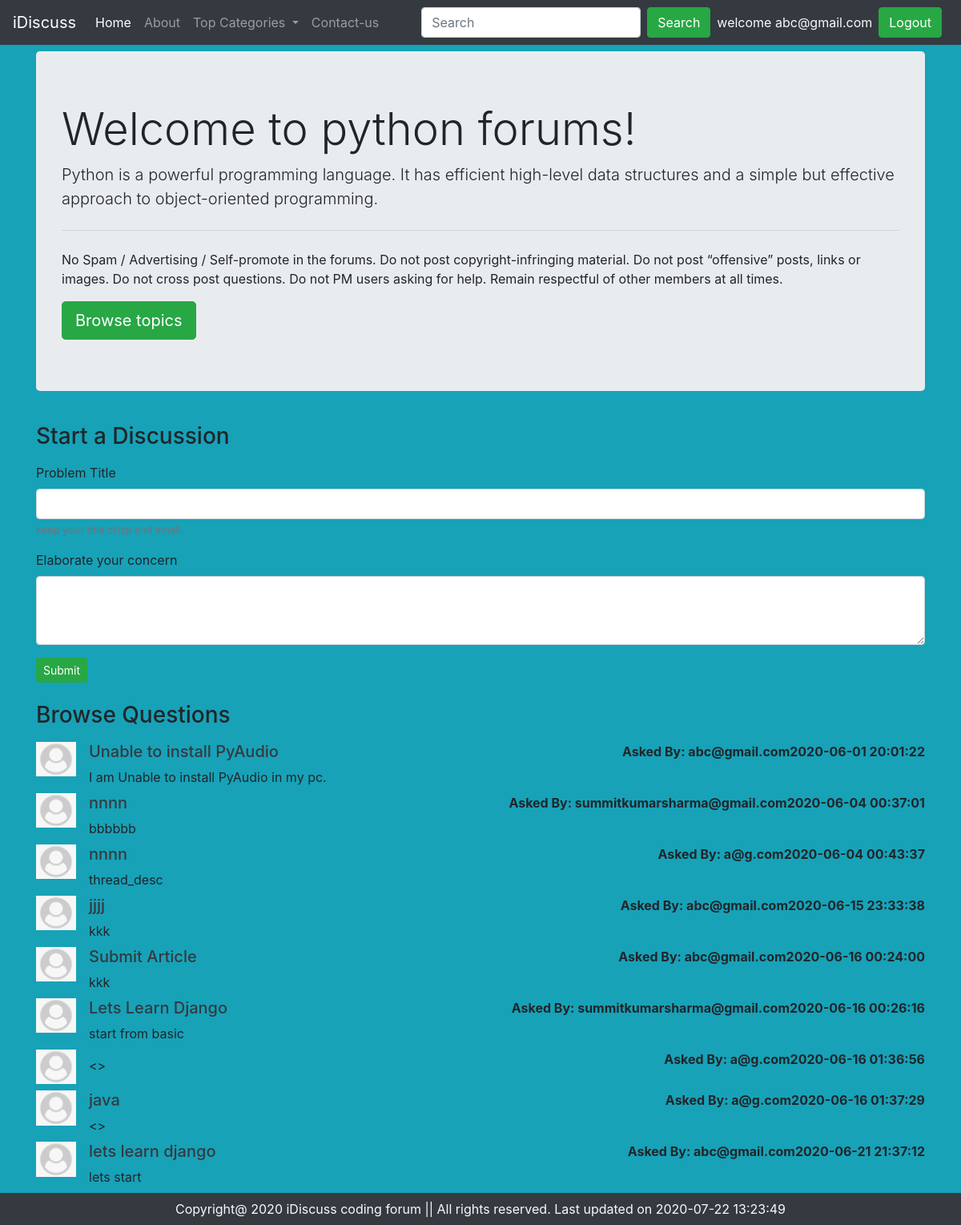
The page /Project-2/threadlist.php?catid=1 (signed in) on the database its author committed.
### tables this page shows
CREATE TABLE `categories` (
  `category_id` int(5) NOT NULL,
  `category_name` varchar(50) NOT NULL,
  `category_description` varchar(200) NOT NULL,
  `category_tstamp` datetime NOT NULL DEFAULT current_timestamp()
);

CREATE TABLE `threads` (
  `thread_id` int(10) NOT NULL,
  `thread_title` varchar(200) NOT NULL,
  `thread_desc` text NOT NULL,
  `thread_cat_id` int(10) NOT NULL,
  `thread_user_id` int(10) NOT NULL,
  `thread_tstamp` datetime NOT NULL DEFAULT current_timestamp()
);

CREATE TABLE `users_idiscuss` (
  `sno` int(8) NOT NULL,
  `user_email` varchar(30) NOT NULL,
  `user_pass` varchar(200) NOT NULL,
  `timestamp` datetime NOT NULL DEFAULT current_timestamp()
);

### Project-2/threadlist.php (the view, shortened to what this page needs)
<!doctype html>
<html lang="en">
<head>
    <link rel="stylesheet" href="https://stackpath.bootstrapcdn.com/bootstrap/4.5.0/css/bootstrap.min.css"
>
</head>
<body class="bg-info">
    <?php include 'partials/header.php'; ?>
    <?php
        include 'partials/dbconnect.php';
                $catid=$_GET['catid'];
                $sql = "SELECT * FROM `categories`WHERE category_id=$catid";
                $result = mysqli_query($conn, $sql);
                $num_row = mysqli_num_rows($result);
                if ($num_row > 0) {
                    while ($row = mysqli_fetch_assoc($result)) {
                        $catname = $row["category_name"];
                        $catdesc= $row["category_description"];
                     }
                }
    ?>
    <div class="container my-2">
        <div class="jumbotron">
            <h1 class="display-4">Welcome to <?php echo $catname; ?> forums!</h1>
            <p class="lead"><?php echo $catdesc; ?></p>
            <hr class="my-4">
            <p>No Spam / Advertising / Self-promote in the forums.
                Do not post copyright-infringing material.
                Do not post “offensive” posts, links or images.
                Do not cross post questions.
                Do not PM users asking for help.
                Remain respectful of other members at all times.</p>
            <a class="btn btn-success btn-lg" href="#" role="button">Browse topics</a>
        </div>
    </div>
    <?php
    if(isset($_SESSION['loggedin']) && $_SESSION['loggedin']==true){
        echo '<div class="container">
                 <h3 class="py-2">Start a Discussion </h3>
                <form action=" '.$_SERVER['REQUEST_URI'].'" method="POST">
                    <div class="form-group">
                        <label for="title">Problem Title</label>
                        <input type="text" class="form-control" id="title" name="title" placeholder="">
                        <small id="emailHelp" class="form-text text-muted">keep your title crisp and small.</small>
                    </div>
                    <div class="form-group">
                        <label for="desc">Elaborate your concern</label>
                        <textarea class="form-control" id="desc" name="desc" rows="3"></textarea>
                    </div>
                    <input type="hidden" name="" value='.$_SESSION['sno'].'>
                    <div class="form-group">
                        <button type="submit" class="btn btn-sm btn-success">Submit</button>
                    </div>
                </form>
            </div>';
    }
    ?>
    <div class="container">
        <h3 class="py-2">Browse Questions</h3>
        <?php
                include 'partials/dbconnect.php';
                $catid=$_GET['catid'];
                $sql = "SELECT * FROM `threads`WHERE thread_cat_id=$catid";
                $result = mysqli_query($conn, $sql);
                $num_row = mysqli_num_rows($result);
                if ($num_row > 0) {
                    while ($row = mysqli_fetch_assoc($result)) {
                        $threadid = $row["thread_id"];
                        $title = $row["thread_title"];
                        $desc = $row["thread_desc"];
                        $threattime = $row["thread_tstamp"];
                        $thread_user_id = $row["thread_user_id"];
                        $sql2 = "SELECT * FROM `users_idiscuss` WHERE sno=$thread_user_id";
                        $result2 =mysqli_query($conn,$sql2);
                        $row2 = mysqli_fetch_assoc($result2);
                        $user_name = $row2["user_email"];
                        echo' <div class="media my-2">
                        <img src="img/userdefault.png" width="50px" class="mr-3" alt="userdefault image">
                        <div class="media-body">
                            <h5 class="mt-0"><a class="text-dark" href="/phptutorial/Project-2/thread.php?threadid='.$threadid.'"> '. $title.' </a></h5>
                            '. $desc.'
                        </div>
                        <p class="font-weight-bold my-0"> Asked By: '.$user_name.''. $threattime.'</p>
                    </div>';
                     }
                }
        ?>
    </div>
    <?php include 'partials/footer.php'; ?>
</body>
</html>

### rows shown on the page
categories: category_name "python", category_description "Python is a powerful programming language. It has efficient high-level data structures and a simple but effective approach to object-oriented programming."
threads: thread_title "Unable to install PyAudio", thread_desc "I am Unable to install PyAudio in my pc.", users_idiscuss.user_email "abc@gmail.com", thread_tstamp "2020-06-01 20:01:22"
threads: thread_title "nnnn", thread_desc "bbbbbb", users_idiscuss.user_email "summitkumarsharma@gmail.com", thread_tstamp "2020-06-04 00:37:01"
threads: thread_title "nnnn", thread_desc "thread_desc", users_idiscuss.user_email "a@g.com", thread_tstamp "2020-06-04 00:43:37"
threads: thread_title "jjjj", thread_desc "kkk", users_idiscuss.user_email "abc@gmail.com", thread_tstamp "2020-06-15 23:33:38"
threads: thread_title "Submit Article", thread_desc "kkk", users_idiscuss.user_email "abc@gmail.com", thread_tstamp "2020-06-16 00:24:00"
threads: thread_title "Lets Learn Django", thread_desc "start from basic", users_idiscuss.user_email "summitkumarsharma@gmail.com", thread_tstamp "2020-06-16 00:26:16"
threads: thread_desc "<>", users_idiscuss.user_email "a@g.com", thread_tstamp "2020-06-16 01:36:56"
threads: thread_title "java", thread_desc "<>", users_idiscuss.user_email "a@g.com", thread_tstamp "2020-06-16 01:37:29"
threads: thread_title "lets learn django", thread_desc "lets start", users_idiscuss.user_email "abc@gmail.com", thread_tstamp "2020-06-21 21:37:12"

### other values the page prints
$_SESSION['useremail'] "abc@gmail.com"
